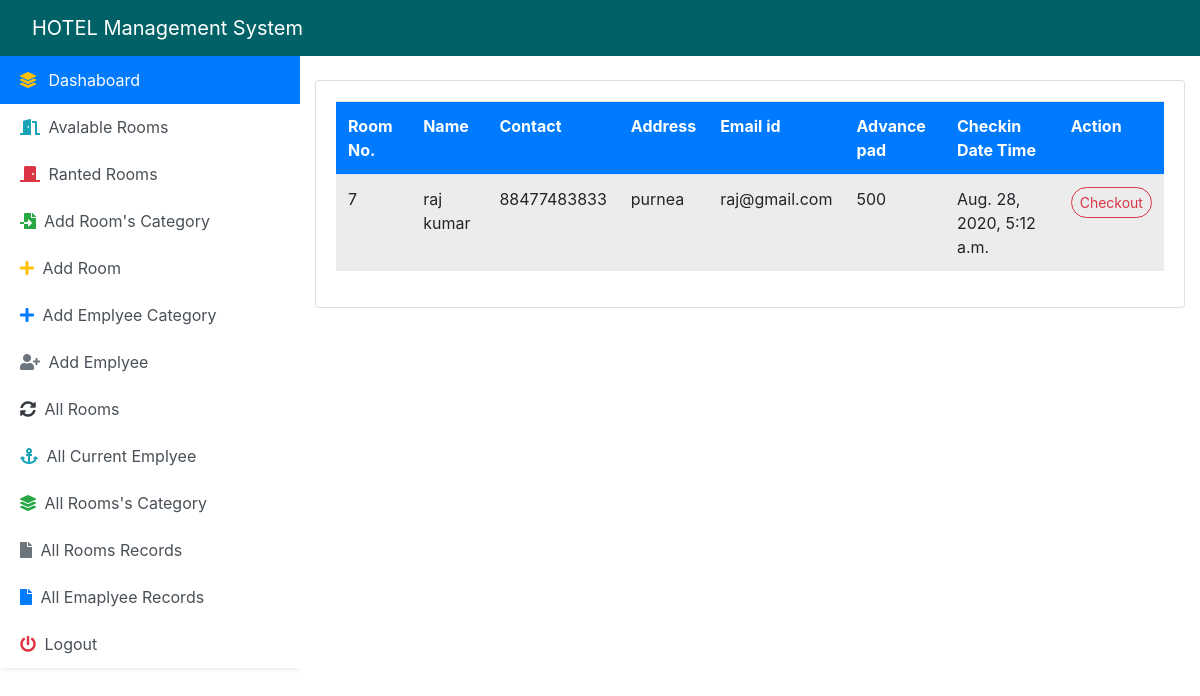
Screenshot of /rantedrooms (signed in) with the database file from the repository.
### hotelwork/models.py (models this page shows, shortened)
class UserDetails(models.Model):
    cast_id = models.AutoField(primary_key=True)
    room_number = models.ForeignKey(Rooms,on_delete=models.CASCADE)
    status = models.BooleanField(default=True)
    name = models.CharField(max_length=200)
    contact = models.IntegerField(default=0)
    email_id = models.EmailField(default=0)
    adhar_no = models.IntegerField()
    address = models.CharField(max_length=200)
    city = models.CharField(max_length=200)
    state = models.CharField(max_length=200)
    cheak_in_time = models.DateTimeField(default=timezone.now)
    cheak_out_time = models.DateTimeField()
    advance_payment = models.IntegerField(default=0)

class Rooms(models.Model):
    room_id = models.AutoField(primary_key=True)
    room_status = models.BooleanField(default=False)
    category = models.ForeignKey(Category,on_delete=models.CASCADE)

### hotelwork/views.py (the view)
# urls.py: path('rantedrooms', RantedRooms.as_view(), name="rantedroom"),
class RantedRooms(View):
    def get(self,request,*args,**kwargs):
        if not request.session.has_key('login'):
            return redirect('login')
        room = UserDetails.objects.filter(status=True)
        context = {"rantedroom":room}
        return render(request,'maneeger/checkin_user.html',context)

### templates/maneeger/checkin_user.html
{% extends 'maneeger/base.html' %}
{% block content %}
<div class="container mt-4">
<div class="row">
    <div class="col-lg-12">
        <div class="card">
            <div class="card-body">
                <table class="table table-active table-hover">
                    <tr class="bg-primary text-white">
                        <th>Room No.</th>
                        <th>Name</th>
                        <th>Contact</th>
                        <th>Address</th>
                        <th>Email id</th>
                        <th>Advance pad</th>
                        <th>Checkin Date Time</th>
                        <th>Action</th>
                    </tr>
                    {% for foo in rantedroom %}
                    <tr>
                        <td>{{ foo.room_number.room_id }}</td>
                        <td>{{ foo.name }}</td>
                        <td>{{ foo.contact }}</td>
                        <td>{{ foo.address }}</td>
                        <td>{{ foo.email_id }}</td>
                        <td>{{ foo.advance_payment }}</td>
                        <td>{{ foo.cheak_in_time }}</td>
                        <td><a href="{% url 'checkout' foo.cast_id %}" class="btn btn-sm btn-outline-danger" style="border-radius:20px"; >Checkout</a></td>
                    </tr>
                    {% endfor %}
                </table>
            </div>
        </div>
    </div>
</div>
</div>
{% endblock %}

### rows the page displays
UserDetails: room_number.room_id "7", name "raj kumar", contact "88477483833", address "purnea", email_id "raj@gmail.com", advance_payment "500", cheak_in_time "Aug. 28, 2020, 5:12 a.m."
